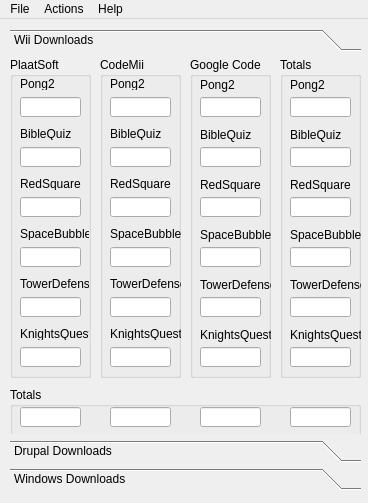
<?xml version="1.0" encoding="UTF-8"?>
<ui version="4.0">
 <class>MainWindow</class>
 <widget class="QMainWindow" name="MainWindow">
  <property name="geometry">
   <rect>
    <x>0</x>
    <y>0</y>
    <width>368</width>
    <height>503</height>
   </rect>
  </property>
  <property name="sizePolicy">
   <sizepolicy hsizetype="Fixed" vsizetype="Fixed">
    <horstretch>0</horstretch>
    <verstretch>0</verstretch>
   </sizepolicy>
  </property>
  <property name="windowTitle">
   <string/>
  </property>
  <property name="windowIcon">
   <iconset>
    <normaloff>images/open.png</normaloff>images/open.png</iconset>
  </property>
  <widget class="QWidget" name="centralWidget">
   <widget class="QToolBox" name="toolBox">
    <property name="geometry">
     <rect>
      <x>10</x>
      <y>10</y>
      <width>351</width>
      <height>461</height>
     </rect>
    </property>
    <property name="currentIndex">
     <number>0</number>
    </property>
    <widget class="QWidget" name="page">
     <property name="geometry">
      <rect>
       <x>0</x>
       <y>0</y>
       <width>351</width>
       <height>380</height>
      </rect>
     </property>
     <attribute name="label">
      <string>Wii Downloads</string>
     </attribute>
     <widget class="QGroupBox" name="groupBox">
      <property name="geometry">
       <rect>
        <x>0</x>
        <y>0</y>
        <width>81</width>
        <height>321</height>
       </rect>
      </property>
      <property name="title">
       <string>PlaatSoft</string>
      </property>
      <widget class="QLabel" name="label">
       <property name="geometry">
        <rect>
         <x>10</x>
         <y>20</y>
         <width>69</width>
         <height>13</height>
        </rect>
       </property>
       <property name="text">
        <string>Pong2</string>
       </property>
      </widget>
      <widget class="QLabel" name="label_4">
       <property name="geometry">
        <rect>
         <x>10</x>
         <y>120</y>
         <width>69</width>
         <height>13</height>
        </rect>
       </property>
       <property name="text">
        <string>RedSquare</string>
       </property>
      </widget>
      <widget class="QLabel" name="label_3">
       <property name="geometry">
        <rect>
         <x>10</x>
         <y>70</y>
         <width>69</width>
         <height>13</height>
        </rect>
       </property>
       <property name="text">
        <string>BibleQuiz</string>
       </property>
      </widget>
      <widget class="QLabel" name="label_2">
       <property name="geometry">
        <rect>
         <x>10</x>
         <y>170</y>
         <width>69</width>
         <height>13</height>
        </rect>
       </property>
       <property name="text">
        <string>SpaceBubble</string>
       </property>
      </widget>
      <widget class="QLabel" name="label_5">
       <property name="geometry">
        <rect>
         <x>10</x>
         <y>220</y>
         <width>69</width>
         <height>13</height>
        </rect>
       </property>
       <property name="text">
        <string>TowerDefense</string>
       </property>
      </widget>
      <widget class="QLineEdit" name="pong2Edit">
       <property name="geometry">
        <rect>
         <x>10</x>
         <y>40</y>
         <width>61</width>
         <height>20</height>
        </rect>
       </property>
       <property name="readOnly">
        <bool>true</bool>
       </property>
      </widget>
      <widget class="QLineEdit" name="bibleQuizEdit">
       <property name="geometry">
        <rect>
         <x>10</x>
         <y>90</y>
         <width>61</width>
         <height>20</height>
        </rect>
       </property>
       <property name="readOnly">
        <bool>true</bool>
       </property>
      </widget>
      <widget class="QLineEdit" name="redSquareEdit">
       <property name="geometry">
        <rect>
         <x>10</x>
         <y>140</y>
         <width>61</width>
         <height>20</height>
        </rect>
       </property>
       <property name="readOnly">
        <bool>true</bool>
       </property>
      </widget>
      <widget class="QLineEdit" name="spaceBubbleEdit">
       <property name="geometry">
        <rect>
         <x>10</x>
         <y>190</y>
         <width>61</width>
         <height>20</height>
        </rect>
       </property>
       <property name="readOnly">
        <bool>true</bool>
       </property>
      </widget>
      <widget class="QLineEdit" name="towerDefenseEdit">
       <property name="geometry">
        <rect>
         <x>10</x>
         <y>240</y>
         <width>61</width>
         <height>20</height>
        </rect>
       </property>
       <property name="readOnly">
        <bool>true</bool>
       </property>
      </widget>
      <widget class="QLineEdit" name="KnightsQuestEdit">
       <property name="geometry">
        <rect>
         <x>10</x>
         <y>290</y>
         <width>61</width>
         <height>20</height>
        </rect>
       </property>
       <property name="readOnly">
        <bool>true</bool>
       </property>
      </widget>
      <widget class="QLabel" name="label_30">
       <property name="geometry">
        <rect>
         <x>10</x>
         <y>270</y>
         <width>69</width>
         <height>13</height>
        </rect>
       </property>
       <property name="text">
        <string>KnightsQuest</string>
       </property>
      </widget>
     </widget>
     <widget class="QGroupBox" name="groupBox_2">
      <property name="geometry">
       <rect>
        <x>180</x>
        <y>0</y>
        <width>81</width>
        <height>321</height>
       </rect>
      </property>
      <property name="title">
       <string>Google Code</string>
      </property>
      <widget class="QLabel" name="label_11">
       <property name="geometry">
        <rect>
         <x>10</x>
         <y>20</y>
         <width>101</width>
         <height>16</height>
        </rect>
       </property>
       <property name="text">
        <string>Pong2</string>
       </property>
      </widget>
      <widget class="QLabel" name="label_12">
       <property name="geometry">
        <rect>
         <x>10</x>
         <y>70</y>
         <width>101</width>
         <height>16</height>
        </rect>
       </property>
       <property name="text">
        <string>BibleQuiz</string>
       </property>
      </widget>
      <widget class="QLabel" name="label_13">
       <property name="geometry">
        <rect>
         <x>10</x>
         <y>120</y>
         <width>91</width>
         <height>16</height>
        </rect>
       </property>
       <property name="text">
        <string>RedSquare</string>
       </property>
      </widget>
      <widget class="QLabel" name="label_14">
       <property name="geometry">
        <rect>
         <x>10</x>
         <y>170</y>
         <width>91</width>
         <height>16</height>
        </rect>
       </property>
       <property name="text">
        <string>SpaceBubble</string>
       </property>
      </widget>
      <widget class="QLabel" name="label_15">
       <property name="geometry">
        <rect>
         <x>10</x>
         <y>220</y>
         <width>81</width>
         <height>16</height>
        </rect>
       </property>
       <property name="text">
        <string>TowerDefense</string>
       </property>
      </widget>
      <widget class="QLineEdit" name="pong2Edit3">
       <property name="geometry">
        <rect>
         <x>10</x>
         <y>40</y>
         <width>61</width>
         <height>20</height>
        </rect>
       </property>
       <property name="readOnly">
        <bool>true</bool>
       </property>
      </widget>
      <widget class="QLineEdit" name="bibleQuizEdit3">
       <property name="geometry">
        <rect>
         <x>10</x>
         <y>90</y>
         <width>61</width>
         <height>20</height>
        </rect>
       </property>
       <property name="readOnly">
        <bool>true</bool>
       </property>
      </widget>
      <widget class="QLineEdit" name="redSquareEdit3">
       <property name="geometry">
        <rect>
         <x>10</x>
         <y>140</y>
         <width>61</width>
         <height>20</height>
        </rect>
       </property>
       <property name="readOnly">
        <bool>true</bool>
       </property>
      </widget>
      <widget class="QLineEdit" name="spaceBubbleEdit3">
       <property name="geometry">
        <rect>
         <x>10</x>
         <y>190</y>
         <width>61</width>
         <height>20</height>
        </rect>
       </property>
       <property name="readOnly">
        <bool>true</bool>
       </property>
      </widget>
      <widget class="QLineEdit" name="towerDefenseEdit3">
       <property name="geometry">
        <rect>
         <x>10</x>
         <y>240</y>
         <width>61</width>
         <height>20</height>
        </rect>
       </property>
       <property name="readOnly">
        <bool>true</bool>
       </property>
      </widget>
      <widget class="QLineEdit" name="KnightsQuestEdit3">
       <property name="geometry">
        <rect>
         <x>10</x>
         <y>290</y>
         <width>61</width>
         <height>20</height>
        </rect>
       </property>
       <property name="readOnly">
        <bool>true</bool>
       </property>
      </widget>
      <widget class="QLabel" name="label_32">
       <property name="geometry">
        <rect>
         <x>10</x>
         <y>270</y>
         <width>81</width>
         <height>16</height>
        </rect>
       </property>
       <property name="text">
        <string>KnightsQuest</string>
       </property>
      </widget>
     </widget>
     <widget class="QGroupBox" name="groupBox_4">
      <property name="geometry">
       <rect>
        <x>270</x>
        <y>0</y>
        <width>81</width>
        <height>321</height>
       </rect>
      </property>
      <property name="title">
       <string>Totals</string>
      </property>
      <widget class="QLabel" name="label_16">
       <property name="geometry">
        <rect>
         <x>10</x>
         <y>20</y>
         <width>71</width>
         <height>16</height>
        </rect>
       </property>
       <property name="text">
        <string>Pong2</string>
       </property>
      </widget>
      <widget class="QLabel" name="label_17">
       <property name="geometry">
        <rect>
         <x>10</x>
         <y>70</y>
         <width>71</width>
         <height>16</height>
        </rect>
       </property>
       <property name="text">
        <string>BibleQuiz</string>
       </property>
      </widget>
      <widget class="QLabel" name="label_18">
       <property name="geometry">
        <rect>
         <x>10</x>
         <y>120</y>
         <width>71</width>
         <height>16</height>
        </rect>
       </property>
       <property name="text">
        <string>RedSquare</string>
       </property>
      </widget>
      <widget class="QLabel" name="label_19">
       <property name="geometry">
        <rect>
         <x>10</x>
         <y>170</y>
         <width>71</width>
         <height>16</height>
        </rect>
       </property>
       <property name="text">
        <string>SpaceBubble</string>
       </property>
      </widget>
      <widget class="QLabel" name="label_20">
       <property name="geometry">
        <rect>
         <x>10</x>
         <y>220</y>
         <width>71</width>
         <height>16</height>
        </rect>
       </property>
       <property name="text">
        <string>TowerDefense</string>
       </property>
      </widget>
      <widget class="QLineEdit" name="pong2Edit4">
       <property name="geometry">
        <rect>
         <x>10</x>
         <y>40</y>
         <width>61</width>
         <height>20</height>
        </rect>
       </property>
       <property name="font">
        <font>
         <weight>75</weight>
         <bold>true</bold>
        </font>
       </property>
       <property name="readOnly">
        <bool>true</bool>
       </property>
      </widget>
      <widget class="QLineEdit" name="bibleQuizEdit4">
       <property name="geometry">
        <rect>
         <x>10</x>
         <y>90</y>
         <width>61</width>
         <height>20</height>
        </rect>
       </property>
       <property name="font">
        <font>
         <weight>75</weight>
         <bold>true</bold>
        </font>
       </property>
       <property name="readOnly">
        <bool>true</bool>
       </property>
      </widget>
      <widget class="QLineEdit" name="redSquareEdit4">
       <property name="geometry">
        <rect>
         <x>10</x>
         <y>140</y>
         <width>61</width>
         <height>20</height>
        </rect>
       </property>
       <property name="font">
        <font>
         <weight>75</weight>
         <bold>true</bold>
        </font>
       </property>
       <property name="readOnly">
        <bool>true</bool>
       </property>
      </widget>
      <widget class="QLineEdit" name="spaceBubbleEdit4">
       <property name="geometry">
        <rect>
         <x>10</x>
         <y>190</y>
         <width>61</width>
         <height>20</height>
        </rect>
       </property>
       <property name="font">
        <font>
         <weight>75</weight>
         <bold>true</bold>
        </font>
       </property>
       <property name="readOnly">
        <bool>true</bool>
       </property>
      </widget>
      <widget class="QLineEdit" name="towerDefenseEdit4">
       <property name="geometry">
        <rect>
         <x>10</x>
         <y>240</y>
         <width>61</width>
         <height>20</height>
        </rect>
       </property>
       <property name="font">
        <font>
         <weight>75</weight>
         <bold>true</bold>
        </font>
       </property>
       <property name="readOnly">
        <bool>true</bool>
       </property>
      </widget>
      <widget class="QLineEdit" name="KnightsQuestEdit4">
       <property name="geometry">
        <rect>
         <x>10</x>
         <y>290</y>
         <width>61</width>
         <height>20</height>
        </rect>
       </property>
       <property name="font">
        <font>
         <weight>75</weight>
         <bold>true</bold>
        </font>
       </property>
       <property name="readOnly">
        <bool>true</bool>
       </property>
      </widget>
      <widget class="QLabel" name="label_33">
       <property name="geometry">
        <rect>
         <x>10</x>
         <y>270</y>
         <width>71</width>
         <height>16</height>
        </rect>
       </property>
       <property name="text">
        <string>KnightsQuest</string>
       </property>
      </widget>
     </widget>
     <widget class="QGroupBox" name="groupBox_5">
      <property name="geometry">
       <rect>
        <x>0</x>
        <y>330</y>
        <width>351</width>
        <height>49</height>
       </rect>
      </property>
      <property name="title">
       <string>Totals</string>
      </property>
      <widget class="QLineEdit" name="totals">
       <property name="geometry">
        <rect>
         <x>10</x>
         <y>20</y>
         <width>61</width>
         <height>20</height>
        </rect>
       </property>
       <property name="font">
        <font>
         <weight>75</weight>
         <bold>true</bold>
        </font>
       </property>
       <property name="readOnly">
        <bool>true</bool>
       </property>
      </widget>
      <widget class="QLineEdit" name="totals2">
       <property name="geometry">
        <rect>
         <x>100</x>
         <y>20</y>
         <width>61</width>
         <height>20</height>
        </rect>
       </property>
       <property name="font">
        <font>
         <weight>75</weight>
         <bold>true</bold>
        </font>
       </property>
       <property name="readOnly">
        <bool>true</bool>
       </property>
      </widget>
      <widget class="QLineEdit" name="totals3">
       <property name="geometry">
        <rect>
         <x>190</x>
         <y>20</y>
         <width>61</width>
         <height>20</height>
        </rect>
       </property>
       <property name="font">
        <font>
         <weight>75</weight>
         <bold>true</bold>
        </font>
       </property>
       <property name="readOnly">
        <bool>true</bool>
       </property>
      </widget>
      <widget class="QLineEdit" name="totals4">
       <property name="geometry">
        <rect>
         <x>280</x>
         <y>20</y>
         <width>61</width>
         <height>20</height>
        </rect>
       </property>
       <property name="font">
        <font>
         <weight>75</weight>
         <bold>true</bold>
        </font>
       </property>
       <property name="readOnly">
        <bool>true</bool>
       </property>
      </widget>
     </widget>
     <widget class="QGroupBox" name="groupBox_3">
      <property name="geometry">
       <rect>
        <x>90</x>
        <y>0</y>
        <width>81</width>
        <height>321</height>
       </rect>
      </property>
      <property name="title">
       <string>CodeMii</string>
      </property>
      <widget class="QLabel" name="label_6">
       <property name="geometry">
        <rect>
         <x>10</x>
         <y>20</y>
         <width>79</width>
         <height>13</height>
        </rect>
       </property>
       <property name="text">
        <string>Pong2</string>
       </property>
      </widget>
      <widget class="QLabel" name="label_7">
       <property name="geometry">
        <rect>
         <x>10</x>
         <y>70</y>
         <width>79</width>
         <height>13</height>
        </rect>
       </property>
       <property name="text">
        <string>BibleQuiz</string>
       </property>
      </widget>
      <widget class="QLabel" name="label_8">
       <property name="geometry">
        <rect>
         <x>10</x>
         <y>120</y>
         <width>79</width>
         <height>13</height>
        </rect>
       </property>
       <property name="text">
        <string>RedSquare</string>
       </property>
      </widget>
      <widget class="QLabel" name="label_9">
       <property name="geometry">
        <rect>
         <x>10</x>
         <y>170</y>
         <width>79</width>
         <height>13</height>
        </rect>
       </property>
       <property name="text">
        <string>SpaceBubble</string>
       </property>
      </widget>
      <widget class="QLabel" name="label_10">
       <property name="geometry">
        <rect>
         <x>10</x>
         <y>220</y>
         <width>79</width>
         <height>13</height>
        </rect>
       </property>
       <property name="text">
        <string>TowerDefense</string>
       </property>
      </widget>
      <widget class="QLineEdit" name="pong2Edit2">
       <property name="geometry">
        <rect>
         <x>10</x>
         <y>40</y>
         <width>61</width>
         <height>20</height>
        </rect>
       </property>
       <property name="readOnly">
        <bool>true</bool>
       </property>
      </widget>
      <widget class="QLineEdit" name="bibleQuizEdit2">
       <property name="geometry">
        <rect>
         <x>10</x>
         <y>90</y>
         <width>61</width>
         <height>20</height>
        </rect>
       </property>
       <property name="readOnly">
        <bool>true</bool>
       </property>
      </widget>
      <widget class="QLineEdit" name="redSquareEdit2">
       <property name="geometry">
        <rect>
         <x>10</x>
         <y>140</y>
         <width>61</width>
         <height>20</height>
        </rect>
       </property>
       <property name="readOnly">
        <bool>true</bool>
       </property>
      </widget>
      <widget class="QLineEdit" name="spaceBubbleEdit2">
       <property name="geometry">
        <rect>
         <x>10</x>
         <y>190</y>
         <width>61</width>
         <height>20</height>
        </rect>
       </property>
       <property name="readOnly">
        <bool>true</bool>
       </property>
      </widget>
      <widget class="QLineEdit" name="towerDefenseEdit2">
       <property name="geometry">
        <rect>
         <x>10</x>
         <y>240</y>
         <width>61</width>
         <height>20</height>
        </rect>
       </property>
       <property name="readOnly">
        <bool>true</bool>
       </property>
      </widget>
      <widget class="QLineEdit" name="KnightsQuestEdit2">
       <property name="geometry">
        <rect>
         <x>10</x>
         <y>290</y>
         <width>61</width>
         <height>20</height>
        </rect>
       </property>
       <property name="readOnly">
        <bool>true</bool>
       </property>
      </widget>
      <widget class="QLabel" name="label_31">
       <property name="geometry">
        <rect>
         <x>10</x>
         <y>270</y>
         <width>79</width>
         <height>13</height>
        </rect>
       </property>
       <property name="text">
        <string>KnightsQuest</string>
       </property>
      </widget>
     </widget>
    </widget>
    <widget class="QWidget" name="page_2">
     <property name="geometry">
      <rect>
       <x>0</x>
       <y>0</y>
       <width>100</width>
       <height>30</height>
      </rect>
     </property>
     <attribute name="label">
      <string>Drupal Downloads</string>
     </attribute>
     <widget class="QGroupBox" name="groupBox_6">
      <property name="geometry">
       <rect>
        <x>0</x>
        <y>0</y>
        <width>110</width>
        <height>311</height>
       </rect>
      </property>
      <property name="title">
       <string>PlaatSoft</string>
      </property>
      <widget class="QLabel" name="label_21">
       <property name="geometry">
        <rect>
         <x>10</x>
         <y>20</y>
         <width>79</width>
         <height>13</height>
        </rect>
       </property>
       <property name="text">
        <string>Addressbook</string>
       </property>
      </widget>
      <widget class="QLabel" name="label_22">
       <property name="geometry">
        <rect>
         <x>10</x>
         <y>70</y>
         <width>101</width>
         <height>16</height>
        </rect>
       </property>
       <property name="text">
        <string>Event Notification</string>
       </property>
      </widget>
      <widget class="QLabel" name="label_23">
       <property name="geometry">
        <rect>
         <x>10</x>
         <y>120</y>
         <width>111</width>
         <height>16</height>
        </rect>
       </property>
       <property name="text">
        <string>Church Admin</string>
       </property>
      </widget>
      <widget class="QLineEdit" name="addressbookEdit1">
       <property name="geometry">
        <rect>
         <x>10</x>
         <y>40</y>
         <width>91</width>
         <height>20</height>
        </rect>
       </property>
       <property name="readOnly">
        <bool>true</bool>
       </property>
      </widget>
      <widget class="QLineEdit" name="eventNotificationEdit1">
       <property name="geometry">
        <rect>
         <x>10</x>
         <y>90</y>
         <width>90</width>
         <height>20</height>
        </rect>
       </property>
       <property name="readOnly">
        <bool>true</bool>
       </property>
      </widget>
      <widget class="QLineEdit" name="churchEdit1">
       <property name="geometry">
        <rect>
         <x>10</x>
         <y>140</y>
         <width>88</width>
         <height>20</height>
        </rect>
       </property>
       <property name="readOnly">
        <bool>true</bool>
       </property>
      </widget>
     </widget>
     <widget class="QGroupBox" name="groupBox_7">
      <property name="geometry">
       <rect>
        <x>0</x>
        <y>320</y>
        <width>351</width>
        <height>51</height>
       </rect>
      </property>
      <property name="title">
       <string>Totals</string>
      </property>
      <widget class="QLineEdit" name="totalsDrupalEdit1">
       <property name="geometry">
        <rect>
         <x>10</x>
         <y>20</y>
         <width>87</width>
         <height>20</height>
        </rect>
       </property>
       <property name="font">
        <font>
         <weight>75</weight>
         <bold>true</bold>
        </font>
       </property>
       <property name="readOnly">
        <bool>true</bool>
       </property>
      </widget>
      <widget class="QLineEdit" name="totalsDrupalEdit2">
       <property name="geometry">
        <rect>
         <x>130</x>
         <y>20</y>
         <width>87</width>
         <height>20</height>
        </rect>
       </property>
       <property name="font">
        <font>
         <weight>75</weight>
         <bold>true</bold>
        </font>
       </property>
       <property name="readOnly">
        <bool>true</bool>
       </property>
      </widget>
      <widget class="QLineEdit" name="totalsDrupalEdit3">
       <property name="geometry">
        <rect>
         <x>250</x>
         <y>20</y>
         <width>87</width>
         <height>20</height>
        </rect>
       </property>
       <property name="font">
        <font>
         <weight>75</weight>
         <bold>true</bold>
        </font>
       </property>
       <property name="readOnly">
        <bool>true</bool>
       </property>
      </widget>
     </widget>
     <widget class="QGroupBox" name="groupBox_8">
      <property name="geometry">
       <rect>
        <x>122</x>
        <y>-1</y>
        <width>105</width>
        <height>311</height>
       </rect>
      </property>
      <property name="title">
       <string>Google Code</string>
      </property>
      <widget class="QLabel" name="label_24">
       <property name="geometry">
        <rect>
         <x>10</x>
         <y>20</y>
         <width>79</width>
         <height>13</height>
        </rect>
       </property>
       <property name="text">
        <string>Addressbook</string>
       </property>
      </widget>
      <widget class="QLabel" name="label_25">
       <property name="geometry">
        <rect>
         <x>10</x>
         <y>70</y>
         <width>101</width>
         <height>16</height>
        </rect>
       </property>
       <property name="text">
        <string>Event Notification</string>
       </property>
      </widget>
      <widget class="QLabel" name="label_26">
       <property name="geometry">
        <rect>
         <x>10</x>
         <y>120</y>
         <width>111</width>
         <height>16</height>
        </rect>
       </property>
       <property name="text">
        <string>Church Admin</string>
       </property>
      </widget>
      <widget class="QLineEdit" name="addressbookEdit2">
       <property name="geometry">
        <rect>
         <x>10</x>
         <y>40</y>
         <width>84</width>
         <height>20</height>
        </rect>
       </property>
       <property name="readOnly">
        <bool>true</bool>
       </property>
      </widget>
      <widget class="QLineEdit" name="eventNotificationEdit2">
       <property name="geometry">
        <rect>
         <x>10</x>
         <y>90</y>
         <width>84</width>
         <height>20</height>
        </rect>
       </property>
       <property name="readOnly">
        <bool>true</bool>
       </property>
      </widget>
      <widget class="QLineEdit" name="churchEdit2">
       <property name="geometry">
        <rect>
         <x>10</x>
         <y>140</y>
         <width>83</width>
         <height>20</height>
        </rect>
       </property>
       <property name="readOnly">
        <bool>true</bool>
       </property>
      </widget>
     </widget>
     <widget class="QGroupBox" name="groupBox_9">
      <property name="geometry">
       <rect>
        <x>238</x>
        <y>0</y>
        <width>111</width>
        <height>311</height>
       </rect>
      </property>
      <property name="title">
       <string>Totals</string>
      </property>
      <widget class="QLabel" name="label_27">
       <property name="geometry">
        <rect>
         <x>10</x>
         <y>20</y>
         <width>79</width>
         <height>13</height>
        </rect>
       </property>
       <property name="text">
        <string>Addressbook</string>
       </property>
      </widget>
      <widget class="QLabel" name="label_28">
       <property name="geometry">
        <rect>
         <x>10</x>
         <y>70</y>
         <width>101</width>
         <height>16</height>
        </rect>
       </property>
       <property name="text">
        <string>Event Notification</string>
       </property>
      </widget>
      <widget class="QLabel" name="label_29">
       <property name="geometry">
        <rect>
         <x>10</x>
         <y>120</y>
         <width>111</width>
         <height>16</height>
        </rect>
       </property>
       <property name="text">
        <string>Church Admin</string>
       </property>
      </widget>
      <widget class="QLineEdit" name="addressbookEdit3">
       <property name="geometry">
        <rect>
         <x>10</x>
         <y>40</y>
         <width>84</width>
         <height>20</height>
        </rect>
       </property>
       <property name="font">
        <font>
         <weight>75</weight>
         <bold>true</bold>
        </font>
       </property>
       <property name="readOnly">
        <bool>true</bool>
       </property>
      </widget>
      <widget class="QLineEdit" name="eventNotificationEdit3">
       <property name="geometry">
        <rect>
         <x>10</x>
         <y>90</y>
         <width>84</width>
         <height>20</height>
        </rect>
       </property>
       <property name="font">
        <font>
         <weight>75</weight>
         <bold>true</bold>
        </font>
       </property>
       <property name="readOnly">
        <bool>true</bool>
       </property>
      </widget>
      <widget class="QLineEdit" name="churchEdit3">
       <property name="geometry">
        <rect>
         <x>10</x>
         <y>140</y>
         <width>83</width>
         <height>20</height>
        </rect>
       </property>
       <property name="font">
        <font>
         <weight>75</weight>
         <bold>true</bold>
        </font>
       </property>
       <property name="readOnly">
        <bool>true</bool>
       </property>
      </widget>
     </widget>
    </widget>
    <widget class="QWidget" name="page_3">
     <property name="geometry">
      <rect>
       <x>0</x>
       <y>0</y>
       <width>351</width>
       <height>380</height>
      </rect>
     </property>
     <attribute name="label">
      <string>Windows Downloads</string>
     </attribute>
     <widget class="QGroupBox" name="groupBox_10">
      <property name="geometry">
       <rect>
        <x>0</x>
        <y>320</y>
        <width>351</width>
        <height>51</height>
       </rect>
      </property>
      <property name="title">
       <string>Totals</string>
      </property>
      <widget class="QLineEdit" name="totalsWindowsEdit1">
       <property name="geometry">
        <rect>
         <x>10</x>
         <y>20</y>
         <width>87</width>
         <height>20</height>
        </rect>
       </property>
       <property name="font">
        <font>
         <weight>75</weight>
         <bold>true</bold>
        </font>
       </property>
       <property name="readOnly">
        <bool>true</bool>
       </property>
      </widget>
      <widget class="QLineEdit" name="totalsWindowsEdit2">
       <property name="geometry">
        <rect>
         <x>130</x>
         <y>20</y>
         <width>87</width>
         <height>20</height>
        </rect>
       </property>
       <property name="font">
        <font>
         <weight>75</weight>
         <bold>true</bold>
        </font>
       </property>
       <property name="readOnly">
        <bool>true</bool>
       </property>
      </widget>
      <widget class="QLineEdit" name="totalsWindowsEdit3">
       <property name="geometry">
        <rect>
         <x>250</x>
         <y>20</y>
         <width>87</width>
         <height>20</height>
        </rect>
       </property>
       <property name="font">
        <font>
         <weight>75</weight>
         <bold>true</bold>
        </font>
       </property>
       <property name="readOnly">
        <bool>true</bool>
       </property>
      </widget>
     </widget>
     <widget class="QGroupBox" name="groupBox_11">
      <property name="geometry">
       <rect>
        <x>122</x>
        <y>0</y>
        <width>105</width>
        <height>311</height>
       </rect>
      </property>
      <property name="title">
       <string>Google Code</string>
      </property>
      <widget class="QLabel" name="label_35">
       <property name="geometry">
        <rect>
         <x>10</x>
         <y>20</y>
         <width>79</width>
         <height>13</height>
        </rect>
       </property>
       <property name="text">
        <string>PlaatStats</string>
       </property>
      </widget>
      <widget class="QLabel" name="label_36">
       <property name="geometry">
        <rect>
         <x>10</x>
         <y>70</y>
         <width>101</width>
         <height>16</height>
        </rect>
       </property>
       <property name="text">
        <string>PlaatScore</string>
       </property>
      </widget>
      <widget class="QLabel" name="label_37">
       <property name="geometry">
        <rect>
         <x>10</x>
         <y>120</y>
         <width>111</width>
         <height>16</height>
        </rect>
       </property>
       <property name="text">
        <string>RedSquare</string>
       </property>
      </widget>
      <widget class="QLineEdit" name="plaatstatsEdit2">
       <property name="geometry">
        <rect>
         <x>10</x>
         <y>40</y>
         <width>84</width>
         <height>20</height>
        </rect>
       </property>
       <property name="readOnly">
        <bool>true</bool>
       </property>
      </widget>
      <widget class="QLineEdit" name="plaatscoreEdit2">
       <property name="geometry">
        <rect>
         <x>10</x>
         <y>90</y>
         <width>84</width>
         <height>20</height>
        </rect>
       </property>
       <property name="readOnly">
        <bool>true</bool>
       </property>
      </widget>
      <widget class="QLineEdit" name="winredsquareEdit2">
       <property name="geometry">
        <rect>
         <x>10</x>
         <y>140</y>
         <width>83</width>
         <height>20</height>
        </rect>
       </property>
       <property name="readOnly">
        <bool>true</bool>
       </property>
      </widget>
      <widget class="QLineEdit" name="winKnightsQuestEdit2">
       <property name="geometry">
        <rect>
         <x>10</x>
         <y>190</y>
         <width>81</width>
         <height>20</height>
        </rect>
       </property>
       <property name="readOnly">
        <bool>true</bool>
       </property>
      </widget>
      <widget class="QLabel" name="label_48">
       <property name="geometry">
        <rect>
         <x>10</x>
         <y>170</y>
         <width>81</width>
         <height>16</height>
        </rect>
       </property>
       <property name="text">
        <string>KnightsQuest</string>
       </property>
      </widget>
      <widget class="QLineEdit" name="winChatCostCalcEdit2">
       <property name="geometry">
        <rect>
         <x>10</x>
         <y>240</y>
         <width>81</width>
         <height>20</height>
        </rect>
       </property>
       <property name="readOnly">
        <bool>true</bool>
       </property>
      </widget>
      <widget class="QLabel" name="label_51">
       <property name="geometry">
        <rect>
         <x>10</x>
         <y>220</y>
         <width>81</width>
         <height>16</height>
        </rect>
       </property>
       <property name="text">
        <string>ChatCostCalc</string>
       </property>
      </widget>
     </widget>
     <widget class="QGroupBox" name="groupBox_12">
      <property name="geometry">
       <rect>
        <x>0</x>
        <y>0</y>
        <width>111</width>
        <height>311</height>
       </rect>
      </property>
      <property name="title">
       <string>PlaatSoft</string>
      </property>
      <widget class="QLabel" name="label_38">
       <property name="geometry">
        <rect>
         <x>10</x>
         <y>20</y>
         <width>79</width>
         <height>13</height>
        </rect>
       </property>
       <property name="text">
        <string>PlaatStats</string>
       </property>
      </widget>
      <widget class="QLabel" name="label_40">
       <property name="geometry">
        <rect>
         <x>10</x>
         <y>120</y>
         <width>81</width>
         <height>16</height>
        </rect>
       </property>
       <property name="text">
        <string>RedSquare</string>
       </property>
      </widget>
      <widget class="QLineEdit" name="plaatstatsEdit1">
       <property name="geometry">
        <rect>
         <x>10</x>
         <y>40</y>
         <width>91</width>
         <height>20</height>
        </rect>
       </property>
       <property name="readOnly">
        <bool>true</bool>
       </property>
      </widget>
      <widget class="QLineEdit" name="plaatscoreEdit1">
       <property name="geometry">
        <rect>
         <x>10</x>
         <y>90</y>
         <width>90</width>
         <height>20</height>
        </rect>
       </property>
       <property name="readOnly">
        <bool>true</bool>
       </property>
      </widget>
      <widget class="QLineEdit" name="winredsquareEdit1">
       <property name="geometry">
        <rect>
         <x>10</x>
         <y>140</y>
         <width>88</width>
         <height>20</height>
        </rect>
       </property>
       <property name="readOnly">
        <bool>true</bool>
       </property>
      </widget>
      <widget class="QLabel" name="label_46">
       <property name="geometry">
        <rect>
         <x>10</x>
         <y>70</y>
         <width>91</width>
         <height>16</height>
        </rect>
       </property>
       <property name="text">
        <string>PlaatScore</string>
       </property>
      </widget>
      <widget class="QLabel" name="label_47">
       <property name="geometry">
        <rect>
         <x>10</x>
         <y>170</y>
         <width>81</width>
         <height>16</height>
        </rect>
       </property>
       <property name="text">
        <string>KnightsQuest</string>
       </property>
      </widget>
      <widget class="QLineEdit" name="winKnightsQuestEdit1">
       <property name="geometry">
        <rect>
         <x>10</x>
         <y>190</y>
         <width>88</width>
         <height>20</height>
        </rect>
       </property>
       <property name="readOnly">
        <bool>true</bool>
       </property>
      </widget>
      <widget class="QLineEdit" name="winChatCostCalcEdit1">
       <property name="geometry">
        <rect>
         <x>10</x>
         <y>240</y>
         <width>88</width>
         <height>20</height>
        </rect>
       </property>
       <property name="readOnly">
        <bool>true</bool>
       </property>
      </widget>
      <widget class="QLabel" name="label_50">
       <property name="geometry">
        <rect>
         <x>10</x>
         <y>220</y>
         <width>81</width>
         <height>16</height>
        </rect>
       </property>
       <property name="text">
        <string>ChatCostCalc</string>
       </property>
      </widget>
     </widget>
     <widget class="QGroupBox" name="groupBox_13">
      <property name="geometry">
       <rect>
        <x>240</x>
        <y>0</y>
        <width>111</width>
        <height>311</height>
       </rect>
      </property>
      <property name="title">
       <string>Totals</string>
      </property>
      <widget class="QLabel" name="label_43">
       <property name="geometry">
        <rect>
         <x>10</x>
         <y>20</y>
         <width>79</width>
         <height>13</height>
        </rect>
       </property>
       <property name="text">
        <string>PlaatStats</string>
       </property>
      </widget>
      <widget class="QLabel" name="label_44">
       <property name="geometry">
        <rect>
         <x>10</x>
         <y>70</y>
         <width>101</width>
         <height>16</height>
        </rect>
       </property>
       <property name="text">
        <string>PlaatScore</string>
       </property>
      </widget>
      <widget class="QLabel" name="label_45">
       <property name="geometry">
        <rect>
         <x>10</x>
         <y>120</y>
         <width>111</width>
         <height>16</height>
        </rect>
       </property>
       <property name="text">
        <string>RedSquare</string>
       </property>
      </widget>
      <widget class="QLineEdit" name="plaatstatsEdit3">
       <property name="geometry">
        <rect>
         <x>10</x>
         <y>40</y>
         <width>81</width>
         <height>20</height>
        </rect>
       </property>
       <property name="font">
        <font>
         <weight>75</weight>
         <bold>true</bold>
        </font>
       </property>
       <property name="readOnly">
        <bool>true</bool>
       </property>
      </widget>
      <widget class="QLineEdit" name="plaatscoreEdit3">
       <property name="geometry">
        <rect>
         <x>10</x>
         <y>90</y>
         <width>84</width>
         <height>20</height>
        </rect>
       </property>
       <property name="font">
        <font>
         <weight>75</weight>
         <bold>true</bold>
        </font>
       </property>
       <property name="readOnly">
        <bool>true</bool>
       </property>
      </widget>
      <widget class="QLineEdit" name="winredsquareEdit3">
       <property name="geometry">
        <rect>
         <x>10</x>
         <y>140</y>
         <width>83</width>
         <height>20</height>
        </rect>
       </property>
       <property name="font">
        <font>
         <weight>75</weight>
         <bold>true</bold>
        </font>
       </property>
       <property name="readOnly">
        <bool>true</bool>
       </property>
      </widget>
      <widget class="QLabel" name="label_49">
       <property name="geometry">
        <rect>
         <x>10</x>
         <y>170</y>
         <width>81</width>
         <height>16</height>
        </rect>
       </property>
       <property name="text">
        <string>KnightsQuest</string>
       </property>
      </widget>
      <widget class="QLineEdit" name="winKnightsQuestEdit3">
       <property name="geometry">
        <rect>
         <x>10</x>
         <y>190</y>
         <width>81</width>
         <height>20</height>
        </rect>
       </property>
       <property name="font">
        <font>
         <weight>75</weight>
         <bold>true</bold>
        </font>
       </property>
       <property name="readOnly">
        <bool>true</bool>
       </property>
      </widget>
      <widget class="QLineEdit" name="winChatCostCalcEdit3">
       <property name="geometry">
        <rect>
         <x>10</x>
         <y>240</y>
         <width>81</width>
         <height>20</height>
        </rect>
       </property>
       <property name="font">
        <font>
         <weight>75</weight>
         <bold>true</bold>
        </font>
       </property>
       <property name="readOnly">
        <bool>true</bool>
       </property>
      </widget>
      <widget class="QLabel" name="label_52">
       <property name="geometry">
        <rect>
         <x>10</x>
         <y>220</y>
         <width>81</width>
         <height>16</height>
        </rect>
       </property>
       <property name="text">
        <string>ChatCostCalc</string>
       </property>
      </widget>
     </widget>
    </widget>
   </widget>
  </widget>
  <widget class="QMenuBar" name="menuBar">
   <property name="geometry">
    <rect>
     <x>0</x>
     <y>0</y>
     <width>368</width>
     <height>20</height>
    </rect>
   </property>
   <widget class="QMenu" name="menuExit">
    <property name="title">
     <string>File</string>
    </property>
    <addaction name="actionExit"/>
   </widget>
   <widget class="QMenu" name="menuHelp">
    <property name="title">
     <string>Help</string>
    </property>
    <addaction name="actionDonate"/>
    <addaction name="separator"/>
    <addaction name="actionCheck_for_update"/>
    <addaction name="separator"/>
    <addaction name="actionAbout"/>
   </widget>
   <widget class="QMenu" name="menuEdit">
    <property name="title">
     <string>Actions</string>
    </property>
    <addaction name="actionRefreshData"/>
    <addaction name="actionDataClipboard"/>
    <addaction name="separator"/>
    <addaction name="actionSettings"/>
   </widget>
   <addaction name="menuExit"/>
   <addaction name="menuEdit"/>
   <addaction name="menuHelp"/>
  </widget>
  <action name="actionAbout">
   <property name="text">
    <string>About</string>
   </property>
  </action>
  <action name="actionExit">
   <property name="text">
    <string>Exit</string>
   </property>
  </action>
  <action name="actionDataClipboard">
   <property name="text">
    <string>Data to Clipboard</string>
   </property>
  </action>
  <action name="actionRefreshData">
   <property name="text">
    <string>Refresh Data</string>
   </property>
  </action>
  <action name="actionCheck_for_update">
   <property name="text">
    <string>Check for update...</string>
   </property>
  </action>
  <action name="actionSettings">
   <property name="text">
    <string>Settings</string>
   </property>
  </action>
  <action name="actionDonate">
   <property name="text">
    <string>Donate</string>
   </property>
  </action>
 </widget>
 <layoutdefault spacing="6" margin="11"/>
 <tabstops>
  <tabstop>pong2Edit</tabstop>
  <tabstop>pong2Edit2</tabstop>
  <tabstop>pong2Edit3</tabstop>
  <tabstop>pong2Edit4</tabstop>
  <tabstop>bibleQuizEdit</tabstop>
  <tabstop>bibleQuizEdit2</tabstop>
  <tabstop>bibleQuizEdit3</tabstop>
  <tabstop>bibleQuizEdit4</tabstop>
  <tabstop>redSquareEdit</tabstop>
  <tabstop>redSquareEdit2</tabstop>
  <tabstop>redSquareEdit3</tabstop>
  <tabstop>redSquareEdit4</tabstop>
  <tabstop>spaceBubbleEdit</tabstop>
  <tabstop>spaceBubbleEdit2</tabstop>
  <tabstop>spaceBubbleEdit3</tabstop>
  <tabstop>spaceBubbleEdit4</tabstop>
  <tabstop>towerDefenseEdit</tabstop>
  <tabstop>towerDefenseEdit2</tabstop>
  <tabstop>towerDefenseEdit3</tabstop>
  <tabstop>towerDefenseEdit4</tabstop>
  <tabstop>totals</tabstop>
  <tabstop>totals2</tabstop>
  <tabstop>totals3</tabstop>
  <tabstop>totals4</tabstop>
  <tabstop>addressbookEdit1</tabstop>
  <tabstop>eventNotificationEdit1</tabstop>
  <tabstop>churchEdit1</tabstop>
  <tabstop>totalsDrupalEdit1</tabstop>
 </tabstops>
 <resources/>
 <connections/>
</ui>
